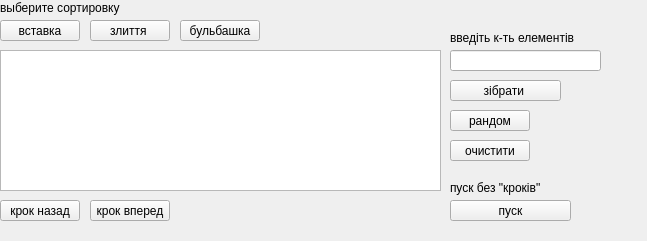
<?xml version="1.0" encoding="UTF-8"?>
<ui version="4.0">
 <class>MainWindow</class>
 <widget class="QMainWindow" name="MainWindow">
  <property name="geometry">
   <rect>
    <x>0</x>
    <y>0</y>
    <width>647</width>
    <height>241</height>
   </rect>
  </property>
  <property name="windowTitle">
   <string>MainWindow</string>
  </property>
  <widget class="QWidget" name="centralWidget">
   <widget class="QTableWidget" name="_arrWindow">
    <property name="geometry">
     <rect>
      <x>0</x>
      <y>50</y>
      <width>441</width>
      <height>141</height>
     </rect>
    </property>
   </widget>
   <widget class="QPushButton" name="_insertSortBtn">
    <property name="geometry">
     <rect>
      <x>0</x>
      <y>20</y>
      <width>80</width>
      <height>21</height>
     </rect>
    </property>
    <property name="text">
     <string>вставка</string>
    </property>
   </widget>
   <widget class="QPushButton" name="_bubbleSortBtn">
    <property name="geometry">
     <rect>
      <x>180</x>
      <y>20</y>
      <width>80</width>
      <height>21</height>
     </rect>
    </property>
    <property name="text">
     <string>бульбашка</string>
    </property>
   </widget>
   <widget class="QPushButton" name="_clrBtn">
    <property name="geometry">
     <rect>
      <x>450</x>
      <y>140</y>
      <width>80</width>
      <height>21</height>
     </rect>
    </property>
    <property name="text">
     <string>очистити</string>
    </property>
   </widget>
   <widget class="QPushButton" name="_undo_btn">
    <property name="geometry">
     <rect>
      <x>0</x>
      <y>200</y>
      <width>80</width>
      <height>21</height>
     </rect>
    </property>
    <property name="text">
     <string>крок назад</string>
    </property>
   </widget>
   <widget class="QLabel" name="label_2">
    <property name="geometry">
     <rect>
      <x>450</x>
      <y>30</y>
      <width>161</width>
      <height>16</height>
     </rect>
    </property>
    <property name="text">
     <string>введіть к-ть елементів</string>
    </property>
   </widget>
   <widget class="QPushButton" name="_sortNoSteps_btn">
    <property name="geometry">
     <rect>
      <x>450</x>
      <y>200</y>
      <width>121</width>
      <height>21</height>
     </rect>
    </property>
    <property name="text">
     <string>пуск</string>
    </property>
   </widget>
   <widget class="QLabel" name="label_3">
    <property name="geometry">
     <rect>
      <x>450</x>
      <y>180</y>
      <width>111</width>
      <height>16</height>
     </rect>
    </property>
    <property name="text">
     <string>пуск без &quot;кроків&quot;</string>
    </property>
   </widget>
   <widget class="QPushButton" name="_goButt">
    <property name="geometry">
     <rect>
      <x>450</x>
      <y>80</y>
      <width>111</width>
      <height>21</height>
     </rect>
    </property>
    <property name="text">
     <string>зібрати </string>
    </property>
   </widget>
   <widget class="QPushButton" name="_mergeSortBtn">
    <property name="geometry">
     <rect>
      <x>90</x>
      <y>20</y>
      <width>80</width>
      <height>21</height>
     </rect>
    </property>
    <property name="text">
     <string>злиття </string>
    </property>
   </widget>
   <widget class="QPushButton" name="_rndBtn">
    <property name="geometry">
     <rect>
      <x>450</x>
      <y>110</y>
      <width>80</width>
      <height>21</height>
     </rect>
    </property>
    <property name="text">
     <string>рандом</string>
    </property>
   </widget>
   <widget class="QLabel" name="label">
    <property name="geometry">
     <rect>
      <x>0</x>
      <y>0</y>
      <width>151</width>
      <height>16</height>
     </rect>
    </property>
    <property name="text">
     <string>выберите сортировку</string>
    </property>
   </widget>
   <widget class="QLineEdit" name="_elemCount">
    <property name="geometry">
     <rect>
      <x>450</x>
      <y>50</y>
      <width>151</width>
      <height>21</height>
     </rect>
    </property>
   </widget>
   <widget class="QPushButton" name="_redo_btn">
    <property name="geometry">
     <rect>
      <x>90</x>
      <y>200</y>
      <width>80</width>
      <height>21</height>
     </rect>
    </property>
    <property name="text">
     <string>крок вперед</string>
    </property>
   </widget>
  </widget>
 </widget>
 <layoutdefault spacing="6" margin="11"/>
 <resources/>
 <connections/>
</ui>
